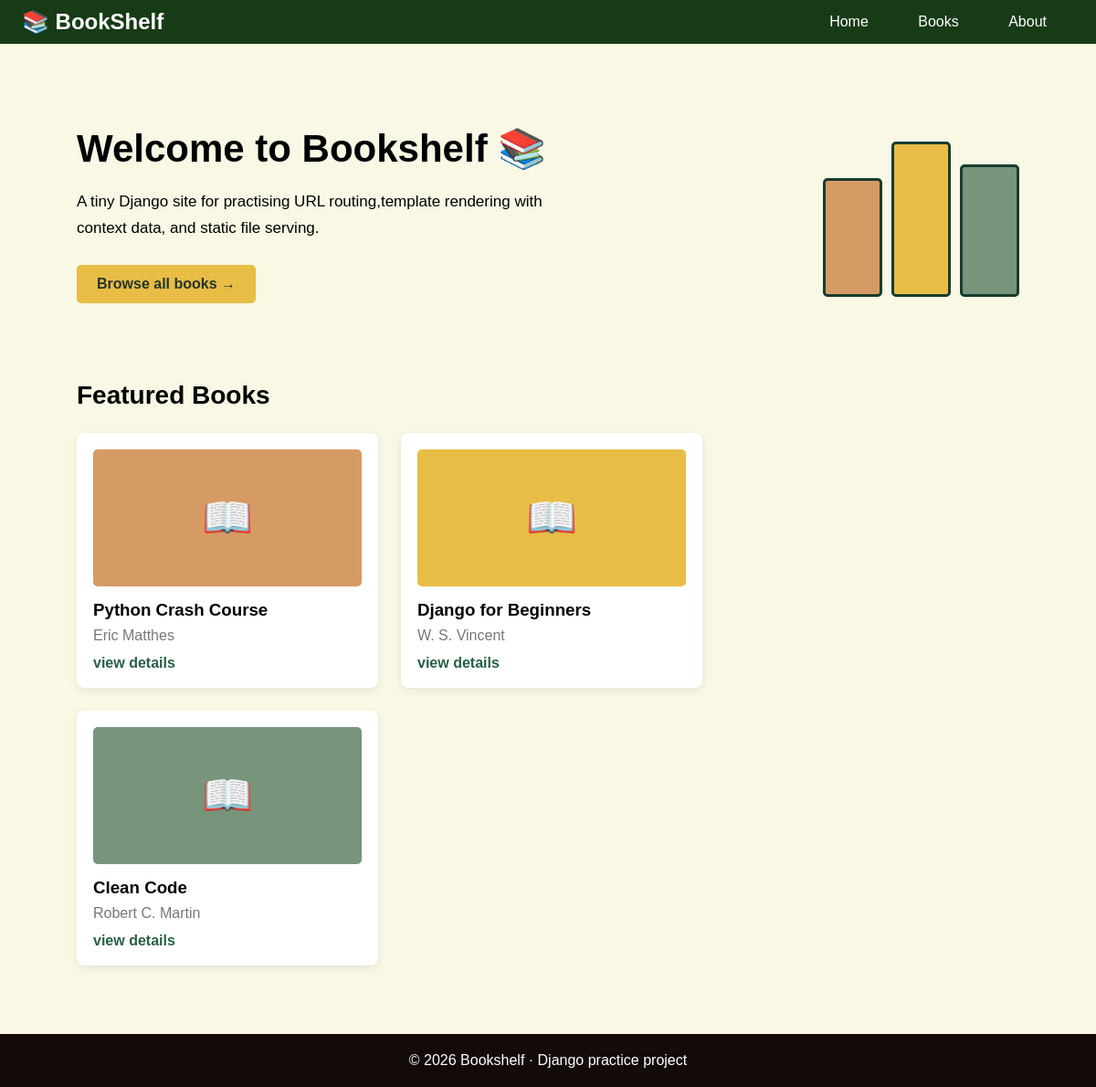
The page / on the database its author committed.
### books/models.py (models this page shows, shortened)
class Book(models.Model):
    title = models.CharField(max_length=200)
    author = models.CharField(max_length=100)
    category = models.CharField(max_length=100)
    year = models.IntegerField()

### books/views.py (the view)
# urls.py: 2. Add a URL to urlpatterns:  path('', views.home, name='home')
def home(request):
    books=Book.objects.all()
    featured=books[:3]
    return render(request, 'books/home.html',{'featured':featured})

### books/templates/books/home.html
{% extends 'books/base.html' %}
{% load static %}
{% block content %}
<link rel="stylesheet" href="{% static 'books/home.css' %}">
<section class="hero">
    <div class="hero-text">
        <h1>Welcome to Bookshelf 📚</h1>
        <p> A tiny Django site for practising URL routing,template rendering with context data, and static file serving.</p>
        <a href="/books" class="browse-btn">Browse all books →</a>
    </div>
      <div class="hero-image">
        <div class="book book-one"></div>
        <div class="book book-two"></div>
        <div class="book book-three"></div>
    </div>
</section>
<section class="featured">
    <h2>Featured Books</h2>
    <div class="book-container">
       {% for book in featured %}
       <div class="book-card">
            <div class="book-cover"> 📖 </div>
            <h3>{{ book.title }}</h3>
            <p>{{book.author}}</p>
            <a href="#">view details</a>
       </div>
       {% endfor %}
    </div>
</section>
{% endblock %}

### books/static/books/style.css (style rules this page uses)
* { margin:0; padding:0; box-sizing: border-box; }
body { font-family: Arial, Helvetica, sans-serif; background-color: rgb(248, 248, 229); }
.hero { display: flex; justify-content: space-between; align-items: center; padding:50px 0; }
.hero-text { width: 55%; }
.hero-text h1 { font-size: 42px; margin-bottom: 20px; }
.hero-text p { font-size: 17px; line-height: 1.7; margin-bottom: 25px; }
.browse-btn { display: inline-block; background-color: #e8bd45; color: #26352d; padding: 12px 22px; text-decoration: none; border-radius: 5px; font-weight: bold; }
.hero-image { display: flex; align-items: end; gap: 10px; height: 180px; }
.book { width: 65px; border-radius: 5px; border: 3px solid #173d2d; }
.book-one { height: 130px; background-color: #d69b65; }
.book-two { height: 170px; background-color: #e8bd45; }
.book-three { height: 145px; background-color: #78947b; }
.featured { padding: 35px 0; }
.featured h2 { font-size: 28px; margin-bottom: 25px; }
.book-container { display: flex; gap: 25px; flex-wrap: wrap; }
.book-card { background-color: white; width: 220px; padding: 18px; border-radius: 8px; box-shadow: 0 3px 10px rgba(0, 0, 0, 0.08); }
.book-cover { height: 150px; background-color: #e9dfc9; display: flex; justify-content: center; align-items: center; font-size: 45px; margin-bottom: 15px; border-radius: 5px; }
.book-card h3 { margin-bottom: 8px; }
.book-card p { color: #777; margin-bottom: 12px; }
.book-card a { color: #286044; text-decoration: none; font-weight: bold; }

### books/static/books/home.css (style rules this page uses)
.hero { display: flex; justify-content: space-between; align-items: center; padding: 50px 0; }
.hero-text { width: 55%; }
.hero-text h1 { font-size: 42px; margin-bottom: 20px; }
.hero-text p { font-size: 17px; line-height: 1.7; margin-bottom: 25px; }
.browse-btn { display: inline-block; background-color: #e8bd45; color: #26352d; padding: 12px 22px; text-decoration: none; border-radius: 5px; font-weight: bold; }
.hero-image { display: flex; align-items: end; gap: 10px; height: 180px; }
.book { width: 65px; border-radius: 5px; border: 3px solid #173d2d; }
.book-one { height: 130px; background-color: #d69b65; }
.book-two { height: 170px; background-color: #e8bd45; }
.book-three { height: 145px; background-color: #78947b; }
.featured { padding: 35px 0; }
.featured h2 { font-size: 28px; margin-bottom: 25px; }
.book-container { display: flex; gap: 25px; flex-wrap: wrap; }
.book-card { background-color: white; width: 330px; padding: 18px; border-radius: 8px; box-shadow: 0 3px 10px rgba(0, 0, 0, 0.08); }
.book-cover { height: 150px; background-color: #e9dfc9; display: flex; justify-content: center; align-items: center; font-size: 45px; margin-bottom: 15px; border-radius: 5px; }
.book-card h3 { margin-bottom: 8px; }
.book-card p { color: #777; margin-bottom: 12px; }
.book-card a { color: #286044; text-decoration: none; font-weight: bold; }
.book-card:nth-child(1) .book-cover { background-color: #d69b65; }
.book-card:nth-child(2) .book-cover { background-color: #e8bd45; }
.book-card:nth-child(3) .book-cover { background-color: #78947b; }

### rows shown on the page
Book: title "Python Crash Course", author "Eric Matthes"
Book: title "Django for Beginners", author "W. S. Vincent"
Book: title "Clean Code", author "Robert C. Martin"
